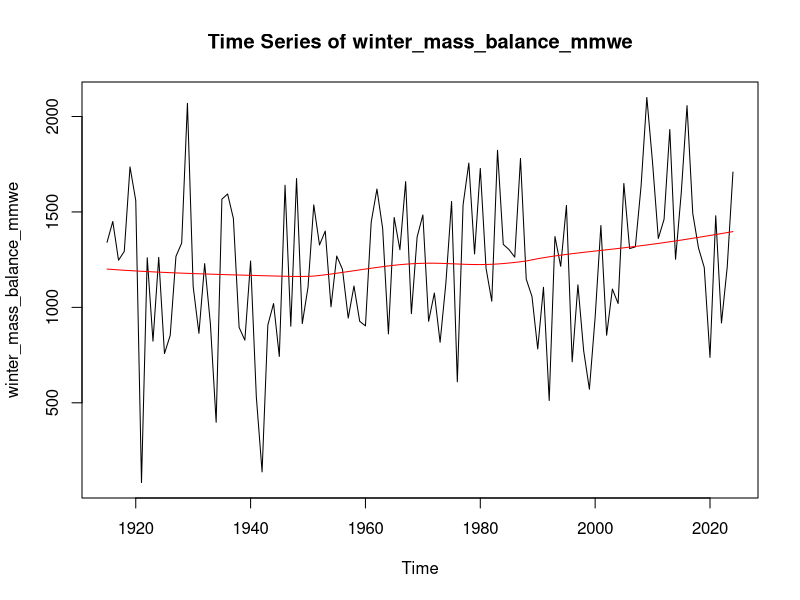
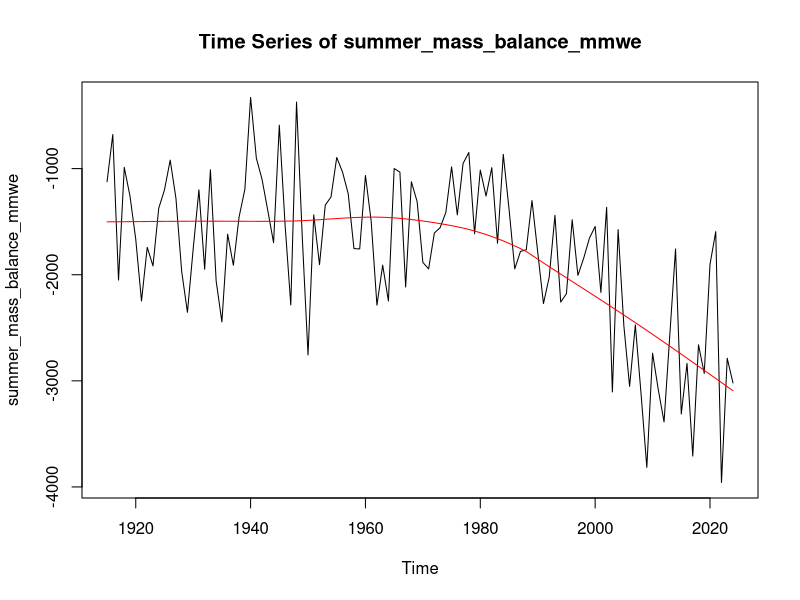
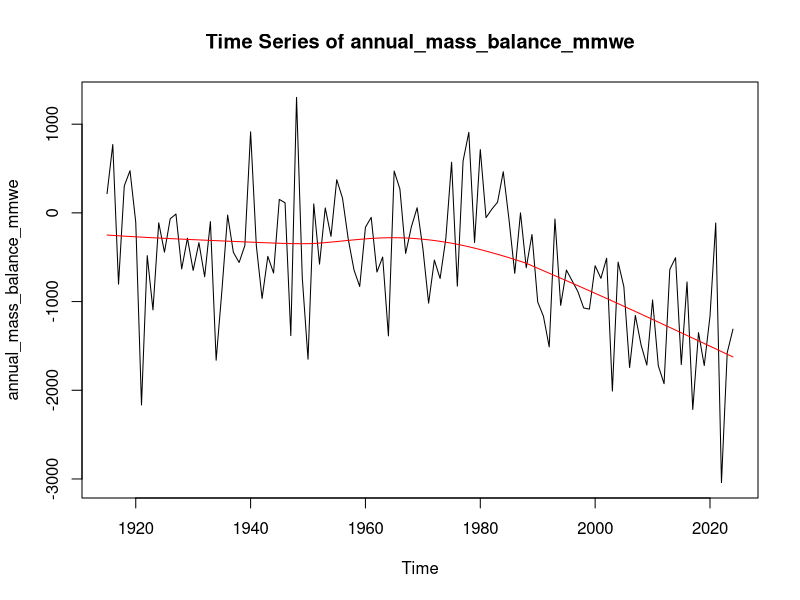
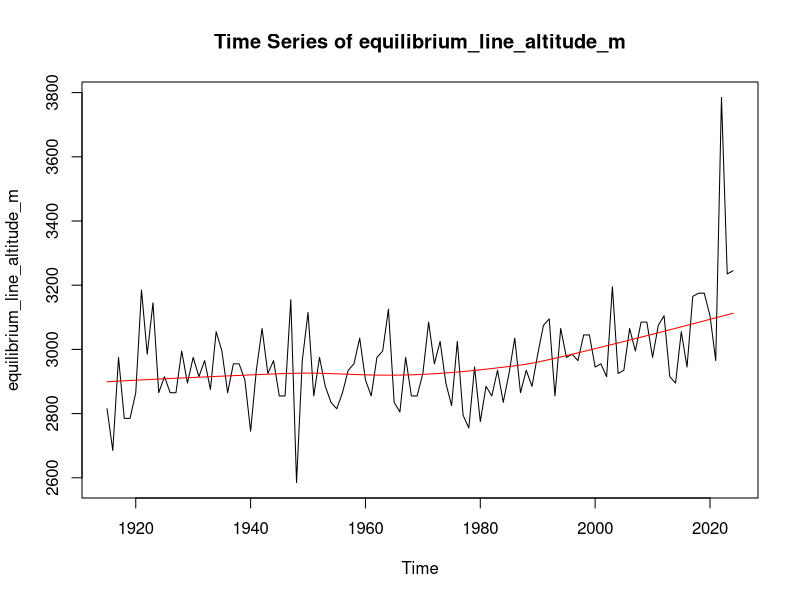
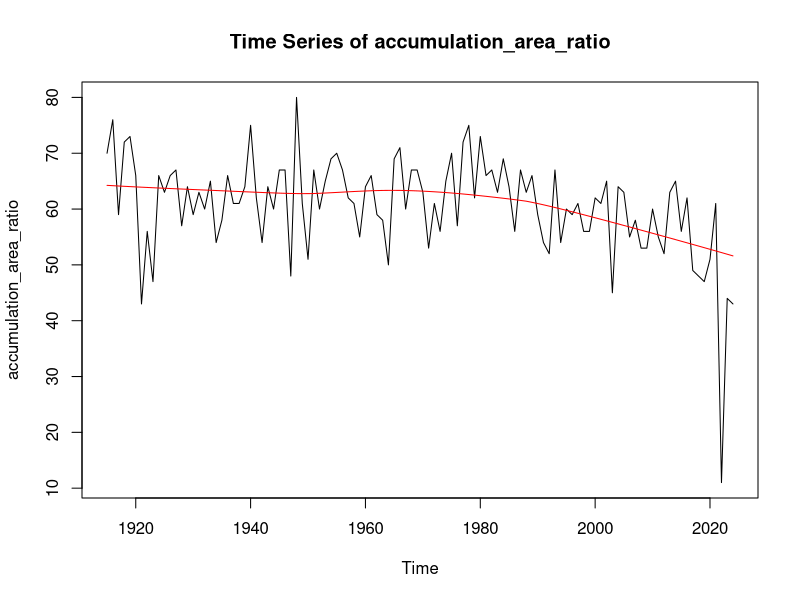
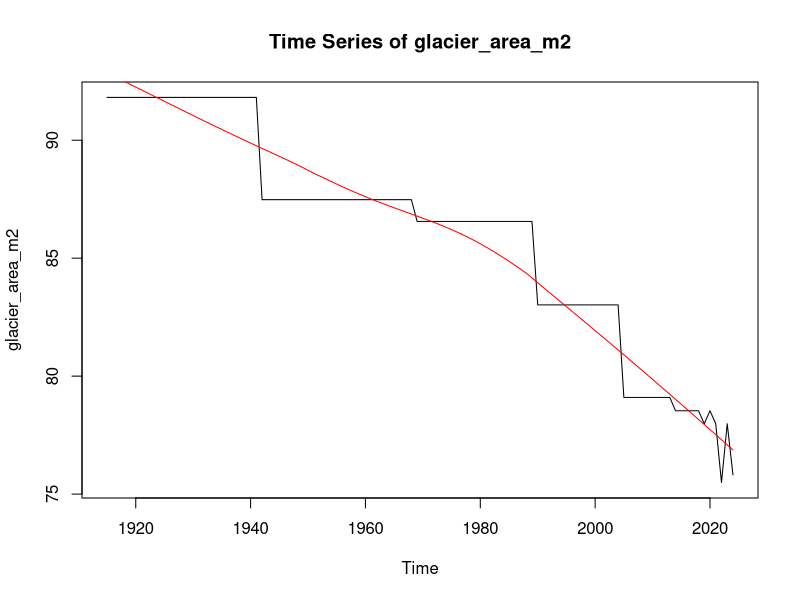

These figures' R source, in order: (Note: this script raises an error after producing the figures.)
library(dplyr)
library(tidyr)
library(ggplot2)
library(tseries)
library(forecast)
library(lubridate)

## reading the dataset
df_glacier <- read.csv("data/raw/massbalance_observation.csv",sep = ";")
## remove unwanted columns
df_glacier <- df_glacier %>% 
  select(-c("glacier.id", "observer", "X", "X.1", "X.2", "minimum.elevation.of.glacier", "maximum.elevation.of.glacier" ))
## rename columns to standard format
colnames(df_glacier) <- c("glacier_name", "obs_start_date", "obs_winter_end_date", "obs_end_date", 
                          "winter_mass_balance_mmwe", "summer_mass_balance_mmwe", "annual_mass_balance_mmwe", 
                          "equilibrium_line_altitude_m", "accumulation_area_ratio", "glacier_area_m2")
## filter out rows of unwanted glaciers
df_glacier <- df_glacier %>%
  filter(glacier_name == "Grosser Aletschgletscher")
## convert relevant columns to date type values
df_glacier <- df_glacier %>%
  mutate(across(c(obs_start_date, obs_winter_end_date, obs_end_date), 
                ~ as.Date(.x, format = "%d.%m.%Y")))
## check for NAs
colSums(is.na(df_glacier))

str(df_glacier)
head(df_glacier)


numeric_cols <- c("winter_mass_balance_mmwe", 
                  "summer_mass_balance_mmwe", 
                  "annual_mass_balance_mmwe", 
                  "equilibrium_line_altitude_m", 
                  "accumulation_area_ratio", 
                  "glacier_area_m2")

for(col in numeric_cols){
  
  cat("\n==============================\n")
  cat("ADF test for:", col, "\n")
  
  ## creating time series object
  ts_data <- ts(df_glacier[[col]], 
                start = as.numeric(format(min(df_glacier$obs_end_date), "%Y")), 
                frequency = 1) # yearly data
  
  ## run initial ADF
  test <- adf.test(ts_data)
  cat("Original series: Dickey-Fuller =", round(test$statistic, 3),
      ", p-value =", test$p.value, "\n")
  
  ## perform differencing if not stationary
  if (test$p.value > 0.05) {
    ts_data_diff <- diff(ts_data)
    test <- adf.test(ts_data_diff)
    cat("After 1 difference: Dickey-Fuller =",
        round(test$statistic, 3), ", p-value =", test$p.value, "\n")
    
    ## saving differenced series as new column
    new_colname <- paste0(col, "_diff")
    df_glacier[[new_colname]] <- c(NA, as.numeric(ts_data_diff))
  }
  
  # acf(ts_data, main = paste("ACF of", col))
  # pacf(ts_data, main = paste("PACF of", col))
  
  ##Time series plot with LOWESS smoothing
  plot(ts_data, main = paste("Time Series of", col), ylab = col)
  lines(lowess(ts_data), col = "red")
}

write.csv(df_glacier, "data/processed/glacier_cleaned.csv", row.names = FALSE)
